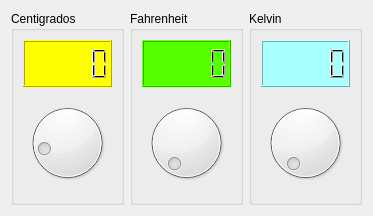
<?xml version="1.0" encoding="UTF-8"?>
<ui version="4.0">
 <class>Temperatura</class>
 <widget class="QDialog" name="Temperatura">
  <property name="geometry">
   <rect>
    <x>0</x>
    <y>0</y>
    <width>373</width>
    <height>216</height>
   </rect>
  </property>
  <property name="maximumSize">
   <size>
    <width>800</width>
    <height>600</height>
   </size>
  </property>
  <property name="windowTitle">
   <string>Temperatura</string>
  </property>
  <property name="windowIcon">
   <iconset resource="recursos.qrc">
    <normaloff>:/recursos/temperatura.png</normaloff>:/recursos/temperatura.png</iconset>
  </property>
  <layout class="QHBoxLayout" name="horizontalLayout">
   <item>
    <widget class="QGroupBox" name="groupBox">
     <property name="title">
      <string>Centigrados</string>
     </property>
     <layout class="QVBoxLayout" name="verticalLayout">
      <item>
       <widget class="QLCDNumber" name="lcdCent">
        <property name="maximumSize">
         <size>
          <width>500</width>
          <height>500</height>
         </size>
        </property>
        <property name="styleSheet">
         <string notr="true">
background-color: rgb(255, 255, 0);</string>
        </property>
       </widget>
      </item>
      <item>
       <widget class="QDial" name="dialCent">
        <property name="cursor">
         <cursorShape>OpenHandCursor</cursorShape>
        </property>
        <property name="minimum">
         <number>-18</number>
        </property>
       </widget>
      </item>
     </layout>
    </widget>
   </item>
   <item>
    <widget class="QGroupBox" name="groupBox_2">
     <property name="title">
      <string>Fahrenheit</string>
     </property>
     <layout class="QVBoxLayout" name="verticalLayout_2">
      <item>
       <widget class="QLCDNumber" name="lcdFahr">
        <property name="styleSheet">
         <string notr="true">background-color: rgb(85, 255, 0);</string>
        </property>
       </widget>
      </item>
      <item>
       <widget class="QDial" name="dialFahr">
        <property name="cursor">
         <cursorShape>OpenHandCursor</cursorShape>
        </property>
        <property name="maximum">
         <number>210</number>
        </property>
       </widget>
      </item>
     </layout>
    </widget>
   </item>
   <item>
    <widget class="QGroupBox" name="groupBox_3">
     <property name="title">
      <string>Kelvin</string>
     </property>
     <layout class="QVBoxLayout" name="verticalLayout_3">
      <item>
       <widget class="QLCDNumber" name="lcdKelv">
        <property name="styleSheet">
         <string notr="true">background-color: rgb(170, 255, 255);</string>
        </property>
       </widget>
      </item>
      <item>
       <widget class="QDial" name="dialKelv">
        <property name="cursor">
         <cursorShape>OpenHandCursor</cursorShape>
        </property>
        <property name="minimum">
         <number>255</number>
        </property>
        <property name="maximum">
         <number>372</number>
        </property>
        <property name="value">
         <number>255</number>
        </property>
        <property name="sliderPosition">
         <number>255</number>
        </property>
       </widget>
      </item>
     </layout>
    </widget>
   </item>
  </layout>
 </widget>
 <resources>
  <include location="recursos.qrc"/>
 </resources>
 <connections>
  <connection>
   <sender>dialCent</sender>
   <signal>valueChanged(int)</signal>
   <receiver>lcdCent</receiver>
   <slot>display(int)</slot>
   <hints>
    <hint type="sourcelabel">
     <x>93</x>
     <y>118</y>
    </hint>
    <hint type="destinationlabel">
     <x>79</x>
     <y>61</y>
    </hint>
   </hints>
  </connection>
  <connection>
   <sender>dialFahr</sender>
   <signal>valueChanged(int)</signal>
   <receiver>lcdFahr</receiver>
   <slot>display(int)</slot>
   <hints>
    <hint type="sourcelabel">
     <x>234</x>
     <y>115</y>
    </hint>
    <hint type="destinationlabel">
     <x>232</x>
     <y>62</y>
    </hint>
   </hints>
  </connection>
  <connection>
   <sender>dialKelv</sender>
   <signal>valueChanged(int)</signal>
   <receiver>lcdKelv</receiver>
   <slot>display(int)</slot>
   <hints>
    <hint type="sourcelabel">
     <x>366</x>
     <y>179</y>
    </hint>
    <hint type="destinationlabel">
     <x>366</x>
     <y>82</y>
    </hint>
   </hints>
  </connection>
 </connections>
</ui>
